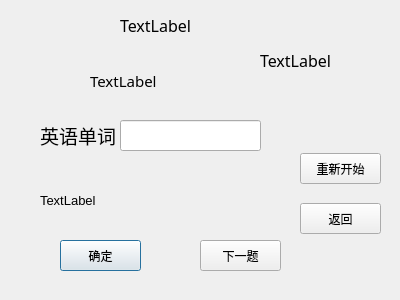
<?xml version="1.0" encoding="UTF-8"?>
<ui version="4.0">
 <class>mainwindow1</class>
 <widget class="QDialog" name="mainwindow1">
  <property name="geometry">
   <rect>
    <x>0</x>
    <y>0</y>
    <width>400</width>
    <height>300</height>
   </rect>
  </property>
  <property name="windowTitle">
   <string>Dialog</string>
  </property>
  <widget class="QPushButton" name="confirmButton">
   <property name="geometry">
    <rect>
     <x>60</x>
     <y>240</y>
     <width>81</width>
     <height>31</height>
    </rect>
   </property>
   <property name="text">
    <string>确定</string>
   </property>
  </widget>
  <widget class="QPushButton" name="nextButton">
   <property name="geometry">
    <rect>
     <x>200</x>
     <y>240</y>
     <width>81</width>
     <height>31</height>
    </rect>
   </property>
   <property name="text">
    <string>下一题</string>
   </property>
  </widget>
  <widget class="QLabel" name="wordLabel">
   <property name="geometry">
    <rect>
     <x>90</x>
     <y>60</y>
     <width>241</width>
     <height>41</height>
    </rect>
   </property>
   <property name="font">
    <font>
     <family>微软雅黑</family>
     <pointsize>11</pointsize>
    </font>
   </property>
   <property name="text">
    <string>TextLabel</string>
   </property>
  </widget>
  <widget class="QLabel" name="statusLabel">
   <property name="geometry">
    <rect>
     <x>260</x>
     <y>20</y>
     <width>121</width>
     <height>81</height>
    </rect>
   </property>
   <property name="font">
    <font>
     <family>微软雅黑</family>
     <pointsize>12</pointsize>
    </font>
   </property>
   <property name="text">
    <string>TextLabel</string>
   </property>
  </widget>
  <widget class="QLineEdit" name="lineEdit">
   <property name="geometry">
    <rect>
     <x>120</x>
     <y>120</y>
     <width>141</width>
     <height>31</height>
    </rect>
   </property>
  </widget>
  <widget class="QLabel" name="label">
   <property name="geometry">
    <rect>
     <x>40</x>
     <y>120</y>
     <width>81</width>
     <height>31</height>
    </rect>
   </property>
   <property name="font">
    <font>
     <family>微软雅黑</family>
     <pointsize>14</pointsize>
    </font>
   </property>
   <property name="text">
    <string>英语单词</string>
   </property>
  </widget>
  <widget class="QLabel" name="infolabel">
   <property name="geometry">
    <rect>
     <x>40</x>
     <y>170</y>
     <width>261</width>
     <height>61</height>
    </rect>
   </property>
   <property name="font">
    <font>
     <pointsize>10</pointsize>
    </font>
   </property>
   <property name="text">
    <string>TextLabel</string>
   </property>
  </widget>
  <widget class="QLabel" name="idlabel">
   <property name="geometry">
    <rect>
     <x>120</x>
     <y>15</y>
     <width>151</width>
     <height>21</height>
    </rect>
   </property>
   <property name="font">
    <font>
     <family>微软雅黑</family>
     <pointsize>12</pointsize>
    </font>
   </property>
   <property name="text">
    <string>TextLabel</string>
   </property>
  </widget>
  <widget class="QPushButton" name="pushButton">
   <property name="geometry">
    <rect>
     <x>300</x>
     <y>203</y>
     <width>81</width>
     <height>31</height>
    </rect>
   </property>
   <property name="text">
    <string>返回</string>
   </property>
  </widget>
  <widget class="QPushButton" name="pushButton_2">
   <property name="geometry">
    <rect>
     <x>300</x>
     <y>153</y>
     <width>81</width>
     <height>31</height>
    </rect>
   </property>
   <property name="text">
    <string>重新开始</string>
   </property>
  </widget>
 </widget>
 <resources/>
 <connections/>
</ui>
